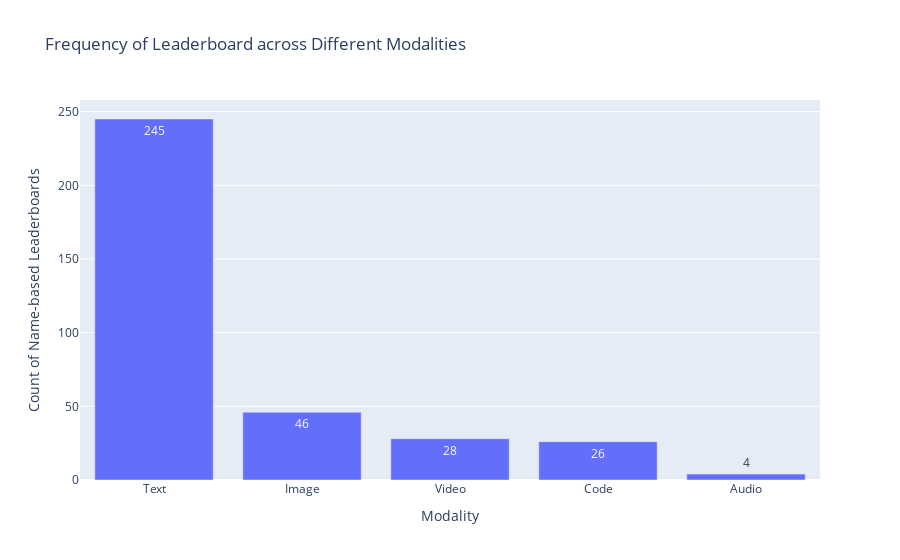

Notebook code cell kept with this figure:
### Code cell
df = pd.read_csv(path_rq1 / 'Leaderboard_processed.csv')
df['Modality'] = df['Modality'].apply(ast.literal_eval)

# Step 2: Flatten the list and count occurrences
modality_counts = df.explode('Modality')['Modality'].value_counts()

# Step 3: Create a bar chart
fig = px.bar(
    x=modality_counts.index,
    y=modality_counts.values,
    text_auto=True,
    labels={'x': 'Modality', 'y': 'Count of Name-based Leaderboards'},
    title='Frequency of Leaderboard across Different Modalities'
)

fig.show()
# explain in text

### Figure 1 — Plotly figure (JSON) as saved in the notebook; plotly's stock layout.template omitted (floating-point values rounded to 4 significant figures)
{"data": [{"alignmentgroup": "True", "hovertemplate": "Modality=%{x}<br>Count of Name-based Leaderboards=%{y}<extra></extra>", "legendgroup": "", "marker": {"color": "#636efa", "pattern": {"shape": ""}}, "name": "", "offsetgroup": "", "orientation": "v", "showlegend": false, "textposition": "auto", "texttemplate": "%{y}", "type": "bar", "x": ["Text", "Image", "Video", "Code", "Audio"], "xaxis": "x", "y": [245, 46, 28, 26, 4], "yaxis": "y"}], "layout": {"barmode": "relative", "legend": {"tracegroupgap": 0}, "title": {"text": "Frequency of Leaderboard across Different Modalities"}, "xaxis": {"anchor": "y", "domain": [0, 1], "title": {"text": "Modality"}}, "yaxis": {"anchor": "x", "domain": [0, 1], "title": {"text": "Count of Name-based Leaderboards"}}}}
